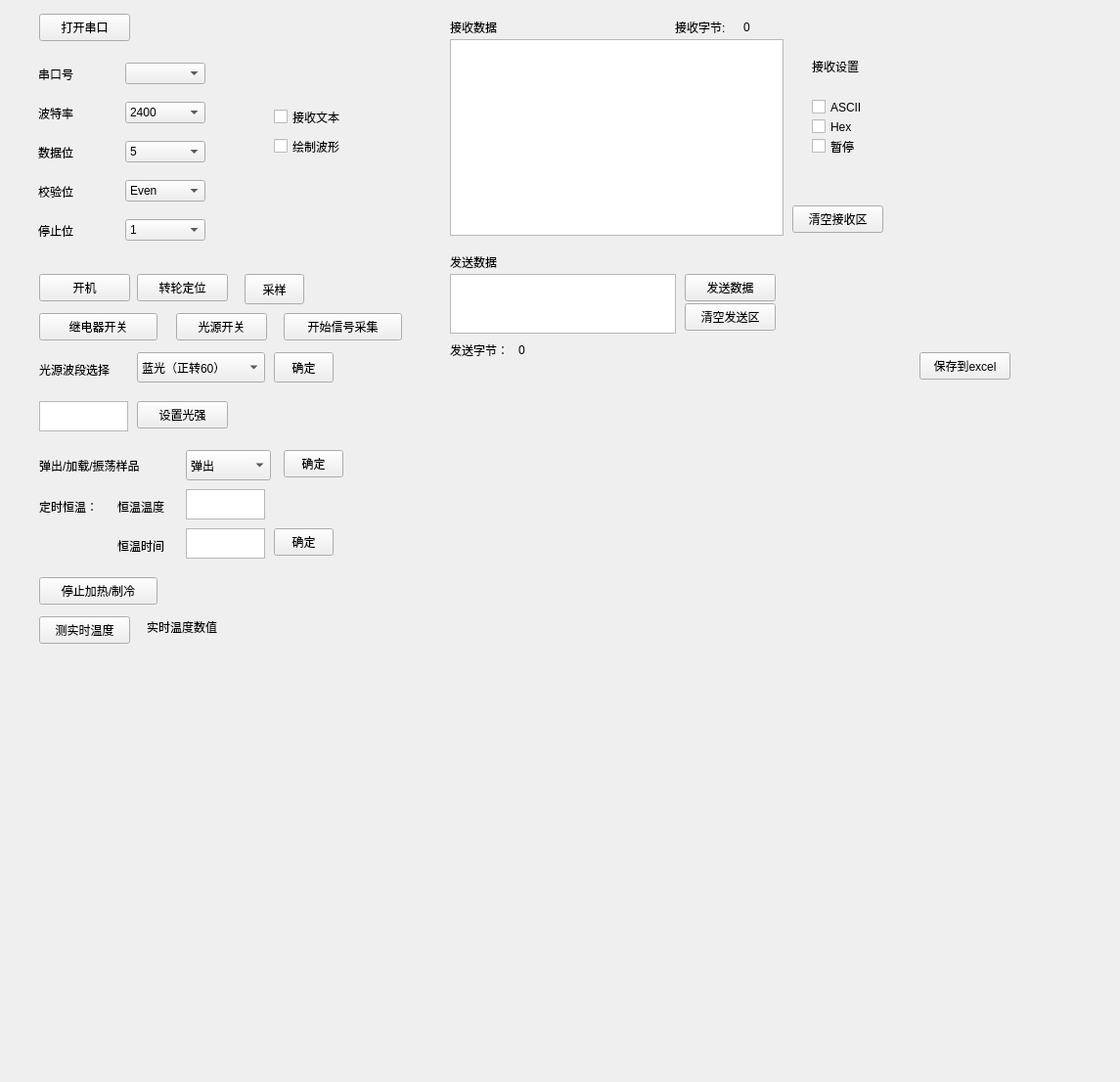
<?xml version="1.0" encoding="UTF-8"?>
<ui version="4.0">
 <class>widget</class>
 <widget class="QWidget" name="widget">
  <property name="geometry">
   <rect>
    <x>0</x>
    <y>0</y>
    <width>1145</width>
    <height>1106</height>
   </rect>
  </property>
  <property name="windowTitle">
   <string>Form</string>
  </property>
  <widget class="QPushButton" name="pushButton">
   <property name="geometry">
    <rect>
     <x>40</x>
     <y>14</y>
     <width>93</width>
     <height>28</height>
    </rect>
   </property>
   <property name="text">
    <string>打开串口</string>
   </property>
  </widget>
  <widget class="QLabel" name="label_7">
   <property name="geometry">
    <rect>
     <x>460</x>
     <y>20</y>
     <width>60</width>
     <height>16</height>
    </rect>
   </property>
   <property name="text">
    <string>接收数据</string>
   </property>
  </widget>
  <widget class="QLabel" name="label_6">
   <property name="geometry">
    <rect>
     <x>830</x>
     <y>60</y>
     <width>60</width>
     <height>16</height>
    </rect>
   </property>
   <property name="text">
    <string>接收设置</string>
   </property>
  </widget>
  <widget class="QCheckBox" name="checkBox">
   <property name="geometry">
    <rect>
     <x>830</x>
     <y>100</y>
     <width>67</width>
     <height>19</height>
    </rect>
   </property>
   <property name="text">
    <string>ASCII</string>
   </property>
  </widget>
  <widget class="QCheckBox" name="checkBox_2">
   <property name="geometry">
    <rect>
     <x>830</x>
     <y>120</y>
     <width>51</width>
     <height>19</height>
    </rect>
   </property>
   <property name="text">
    <string>Hex</string>
   </property>
  </widget>
  <widget class="QCheckBox" name="checkBox_3">
   <property name="geometry">
    <rect>
     <x>830</x>
     <y>140</y>
     <width>57</width>
     <height>19</height>
    </rect>
   </property>
   <property name="text">
    <string>暂停</string>
   </property>
  </widget>
  <widget class="QLabel" name="label_8">
   <property name="geometry">
    <rect>
     <x>690</x>
     <y>20</y>
     <width>68</width>
     <height>16</height>
    </rect>
   </property>
   <property name="text">
    <string>接收字节:</string>
   </property>
  </widget>
  <widget class="QLabel" name="label_10">
   <property name="geometry">
    <rect>
     <x>760</x>
     <y>20</y>
     <width>16</width>
     <height>16</height>
    </rect>
   </property>
   <property name="text">
    <string>0</string>
   </property>
  </widget>
  <widget class="QPushButton" name="pushButton_3">
   <property name="geometry">
    <rect>
     <x>810</x>
     <y>210</y>
     <width>93</width>
     <height>28</height>
    </rect>
   </property>
   <property name="text">
    <string>清空接收区</string>
   </property>
  </widget>
  <widget class="QLabel" name="label_12">
   <property name="geometry">
    <rect>
     <x>460</x>
     <y>260</y>
     <width>60</width>
     <height>16</height>
    </rect>
   </property>
   <property name="text">
    <string>发送数据</string>
   </property>
  </widget>
  <widget class="QTextEdit" name="textEdit_2">
   <property name="geometry">
    <rect>
     <x>460</x>
     <y>280</y>
     <width>231</width>
     <height>61</height>
    </rect>
   </property>
  </widget>
  <widget class="QPushButton" name="pushButton_2">
   <property name="geometry">
    <rect>
     <x>700</x>
     <y>280</y>
     <width>93</width>
     <height>28</height>
    </rect>
   </property>
   <property name="text">
    <string>发送数据</string>
   </property>
  </widget>
  <widget class="QLabel" name="label_9">
   <property name="geometry">
    <rect>
     <x>460</x>
     <y>350</y>
     <width>75</width>
     <height>16</height>
    </rect>
   </property>
   <property name="text">
    <string>发送字节：</string>
   </property>
  </widget>
  <widget class="QLabel" name="label_11">
   <property name="geometry">
    <rect>
     <x>530</x>
     <y>350</y>
     <width>16</width>
     <height>16</height>
    </rect>
   </property>
   <property name="text">
    <string>0</string>
   </property>
  </widget>
  <widget class="QPushButton" name="pushButton_4">
   <property name="geometry">
    <rect>
     <x>700</x>
     <y>310</y>
     <width>93</width>
     <height>28</height>
    </rect>
   </property>
   <property name="text">
    <string>清空发送区</string>
   </property>
  </widget>
  <widget class="QPushButton" name="pushButton_5">
   <property name="geometry">
    <rect>
     <x>40</x>
     <y>280</y>
     <width>93</width>
     <height>28</height>
    </rect>
   </property>
   <property name="text">
    <string>开机</string>
   </property>
  </widget>
  <widget class="QPushButton" name="checkTemperature">
   <property name="geometry">
    <rect>
     <x>40</x>
     <y>630</y>
     <width>93</width>
     <height>28</height>
    </rect>
   </property>
   <property name="text">
    <string>测实时温度</string>
   </property>
  </widget>
  <widget class="QPushButton" name="stopHeatingCooling">
   <property name="geometry">
    <rect>
     <x>40</x>
     <y>590</y>
     <width>121</width>
     <height>28</height>
    </rect>
   </property>
   <property name="text">
    <string>停止加热/制冷</string>
   </property>
  </widget>
  <widget class="QLabel" name="label_13">
   <property name="geometry">
    <rect>
     <x>40</x>
     <y>370</y>
     <width>91</width>
     <height>16</height>
    </rect>
   </property>
   <property name="text">
    <string>光源波段选择</string>
   </property>
  </widget>
  <widget class="QComboBox" name="comboBox_6">
   <property name="geometry">
    <rect>
     <x>140</x>
     <y>360</y>
     <width>131</width>
     <height>31</height>
    </rect>
   </property>
   <item>
    <property name="text">
     <string>蓝光（正转60）</string>
    </property>
   </item>
   <item>
    <property name="text">
     <string>红光（正转120）</string>
    </property>
   </item>
  </widget>
  <widget class="QPushButton" name="selectLightSource">
   <property name="geometry">
    <rect>
     <x>280</x>
     <y>360</y>
     <width>61</width>
     <height>31</height>
    </rect>
   </property>
   <property name="text">
    <string>确定</string>
   </property>
  </widget>
  <widget class="QLabel" name="label_15">
   <property name="geometry">
    <rect>
     <x>40</x>
     <y>465</y>
     <width>141</width>
     <height>21</height>
    </rect>
   </property>
   <property name="text">
    <string>弹出/加载/振荡样品</string>
   </property>
  </widget>
  <widget class="QComboBox" name="comboBox_7">
   <property name="geometry">
    <rect>
     <x>190</x>
     <y>460</y>
     <width>87</width>
     <height>31</height>
    </rect>
   </property>
   <item>
    <property name="text">
     <string>弹出</string>
    </property>
   </item>
   <item>
    <property name="text">
     <string>加载</string>
    </property>
   </item>
   <item>
    <property name="text">
     <string>震荡</string>
    </property>
   </item>
  </widget>
  <widget class="QPushButton" name="pushButton_12">
   <property name="geometry">
    <rect>
     <x>290</x>
     <y>460</y>
     <width>61</width>
     <height>28</height>
    </rect>
   </property>
   <property name="text">
    <string>确定</string>
   </property>
  </widget>
  <widget class="QLabel" name="label_16">
   <property name="geometry">
    <rect>
     <x>120</x>
     <y>510</y>
     <width>72</width>
     <height>15</height>
    </rect>
   </property>
   <property name="text">
    <string>恒温温度</string>
   </property>
  </widget>
  <widget class="QTextEdit" name="textEdit_4">
   <property name="geometry">
    <rect>
     <x>190</x>
     <y>500</y>
     <width>81</width>
     <height>31</height>
    </rect>
   </property>
  </widget>
  <widget class="QTextEdit" name="textEdit_5">
   <property name="geometry">
    <rect>
     <x>190</x>
     <y>540</y>
     <width>81</width>
     <height>31</height>
    </rect>
   </property>
  </widget>
  <widget class="QLabel" name="label_17">
   <property name="geometry">
    <rect>
     <x>120</x>
     <y>550</y>
     <width>72</width>
     <height>15</height>
    </rect>
   </property>
   <property name="text">
    <string>恒温时间</string>
   </property>
  </widget>
  <widget class="QLabel" name="label_18">
   <property name="geometry">
    <rect>
     <x>40</x>
     <y>510</y>
     <width>72</width>
     <height>15</height>
    </rect>
   </property>
   <property name="text">
    <string>定时恒温：</string>
   </property>
  </widget>
  <widget class="QPushButton" name="setTemperature">
   <property name="geometry">
    <rect>
     <x>280</x>
     <y>540</y>
     <width>61</width>
     <height>28</height>
    </rect>
   </property>
   <property name="text">
    <string>确定</string>
   </property>
  </widget>
  <widget class="QPushButton" name="showPlateButton">
   <property name="geometry">
    <rect>
     <x>250</x>
     <y>280</y>
     <width>61</width>
     <height>31</height>
    </rect>
   </property>
   <property name="text">
    <string>采样</string>
   </property>
  </widget>
  <widget class="QWidget" name="horizontalLayoutWidget">
   <property name="geometry">
    <rect>
     <x>39</x>
     <y>60</y>
     <width>171</width>
     <height>31</height>
    </rect>
   </property>
   <layout class="QHBoxLayout" name="horizontalLayout">
    <item>
     <widget class="QLabel" name="label">
      <property name="text">
       <string>串口号</string>
      </property>
     </widget>
    </item>
    <item>
     <widget class="QComboBox" name="comboBox"/>
    </item>
   </layout>
  </widget>
  <widget class="QWidget" name="horizontalLayoutWidget_2">
   <property name="geometry">
    <rect>
     <x>39</x>
     <y>100</y>
     <width>171</width>
     <height>31</height>
    </rect>
   </property>
   <layout class="QHBoxLayout" name="horizontalLayout_2">
    <item>
     <widget class="QLabel" name="label_2">
      <property name="text">
       <string>波特率</string>
      </property>
     </widget>
    </item>
    <item>
     <widget class="QComboBox" name="comboBox_2">
      <item>
       <property name="text">
        <string>2400</string>
       </property>
      </item>
      <item>
       <property name="text">
        <string>4800</string>
       </property>
      </item>
      <item>
       <property name="text">
        <string>9600</string>
       </property>
      </item>
      <item>
       <property name="text">
        <string>19200</string>
       </property>
      </item>
      <item>
       <property name="text">
        <string>115200</string>
       </property>
      </item>
      <item>
       <property name="text">
        <string>128000</string>
       </property>
      </item>
      <item>
       <property name="text">
        <string>256000</string>
       </property>
      </item>
     </widget>
    </item>
   </layout>
  </widget>
  <widget class="QWidget" name="horizontalLayoutWidget_3">
   <property name="geometry">
    <rect>
     <x>39</x>
     <y>140</y>
     <width>171</width>
     <height>31</height>
    </rect>
   </property>
   <layout class="QHBoxLayout" name="horizontalLayout_3">
    <item>
     <widget class="QLabel" name="label_3">
      <property name="text">
       <string>数据位</string>
      </property>
     </widget>
    </item>
    <item>
     <widget class="QComboBox" name="comboBox_3">
      <item>
       <property name="text">
        <string>5</string>
       </property>
      </item>
      <item>
       <property name="text">
        <string>6</string>
       </property>
      </item>
      <item>
       <property name="text">
        <string>7</string>
       </property>
      </item>
      <item>
       <property name="text">
        <string>8</string>
       </property>
      </item>
     </widget>
    </item>
   </layout>
  </widget>
  <widget class="QWidget" name="horizontalLayoutWidget_4">
   <property name="geometry">
    <rect>
     <x>39</x>
     <y>180</y>
     <width>171</width>
     <height>31</height>
    </rect>
   </property>
   <layout class="QHBoxLayout" name="horizontalLayout_4">
    <item>
     <widget class="QLabel" name="label_4">
      <property name="text">
       <string>校验位</string>
      </property>
     </widget>
    </item>
    <item>
     <widget class="QComboBox" name="comboBox_4">
      <item>
       <property name="text">
        <string>Even</string>
       </property>
      </item>
      <item>
       <property name="text">
        <string>Odd</string>
       </property>
      </item>
      <item>
       <property name="text">
        <string>NoParity</string>
       </property>
      </item>
     </widget>
    </item>
   </layout>
  </widget>
  <widget class="QWidget" name="horizontalLayoutWidget_5">
   <property name="geometry">
    <rect>
     <x>39</x>
     <y>220</y>
     <width>171</width>
     <height>31</height>
    </rect>
   </property>
   <layout class="QHBoxLayout" name="horizontalLayout_5">
    <item>
     <widget class="QLabel" name="label_5">
      <property name="text">
       <string>停止位</string>
      </property>
     </widget>
    </item>
    <item>
     <widget class="QComboBox" name="comboBox_5">
      <item>
       <property name="text">
        <string>1</string>
       </property>
      </item>
      <item>
       <property name="text">
        <string>2</string>
       </property>
      </item>
     </widget>
    </item>
   </layout>
  </widget>
  <widget class="QCustomPlot" name="plotWidget" native="true">
   <property name="geometry">
    <rect>
     <x>460</x>
     <y>400</y>
     <width>581</width>
     <height>241</height>
    </rect>
   </property>
  </widget>
  <widget class="QTextEdit" name="textEdit">
   <property name="geometry">
    <rect>
     <x>460</x>
     <y>40</y>
     <width>341</width>
     <height>201</height>
    </rect>
   </property>
  </widget>
  <widget class="QCheckBox" name="checkBoxPrint">
   <property name="geometry">
    <rect>
     <x>280</x>
     <y>110</y>
     <width>91</width>
     <height>19</height>
    </rect>
   </property>
   <property name="text">
    <string>接收文本</string>
   </property>
  </widget>
  <widget class="QCheckBox" name="checkBoxPlot">
   <property name="geometry">
    <rect>
     <x>280</x>
     <y>140</y>
     <width>91</width>
     <height>19</height>
    </rect>
   </property>
   <property name="text">
    <string>绘制波形</string>
   </property>
  </widget>
  <widget class="QPushButton" name="saveCsvButton">
   <property name="geometry">
    <rect>
     <x>940</x>
     <y>360</y>
     <width>93</width>
     <height>28</height>
    </rect>
   </property>
   <property name="text">
    <string>保存到excel</string>
   </property>
  </widget>
  <widget class="QPushButton" name="wheelPosition">
   <property name="geometry">
    <rect>
     <x>140</x>
     <y>280</y>
     <width>93</width>
     <height>28</height>
    </rect>
   </property>
   <property name="text">
    <string>转轮定位</string>
   </property>
  </widget>
  <widget class="QPushButton" name="togglePE0">
   <property name="geometry">
    <rect>
     <x>40</x>
     <y>320</y>
     <width>121</width>
     <height>28</height>
    </rect>
   </property>
   <property name="text">
    <string>继电器开关</string>
   </property>
  </widget>
  <widget class="QPushButton" name="togglePI6">
   <property name="geometry">
    <rect>
     <x>180</x>
     <y>320</y>
     <width>93</width>
     <height>28</height>
    </rect>
   </property>
   <property name="text">
    <string>光源开关</string>
   </property>
  </widget>
  <widget class="QTextEdit" name="dacValueEdit">
   <property name="geometry">
    <rect>
     <x>40</x>
     <y>410</y>
     <width>91</width>
     <height>31</height>
    </rect>
   </property>
  </widget>
  <widget class="QPushButton" name="setDacButton">
   <property name="geometry">
    <rect>
     <x>140</x>
     <y>410</y>
     <width>93</width>
     <height>28</height>
    </rect>
   </property>
   <property name="text">
    <string>设置光强</string>
   </property>
  </widget>
  <widget class="QLabel" name="labelTemperature">
   <property name="geometry">
    <rect>
     <x>150</x>
     <y>630</y>
     <width>101</width>
     <height>21</height>
    </rect>
   </property>
   <property name="text">
    <string>实时温度数值</string>
   </property>
  </widget>
  <widget class="QPushButton" name="signalAcquire">
   <property name="geometry">
    <rect>
     <x>290</x>
     <y>320</y>
     <width>121</width>
     <height>28</height>
    </rect>
   </property>
   <property name="text">
    <string>开始信号采集</string>
   </property>
  </widget>
 </widget>
 <customwidgets>
  <customwidget>
   <class>QCustomPlot</class>
   <extends>QWidget</extends>
   <header>qcustomplot.h</header>
   <container>1</container>
  </customwidget>
 </customwidgets>
 <resources/>
 <connections/>
</ui>
